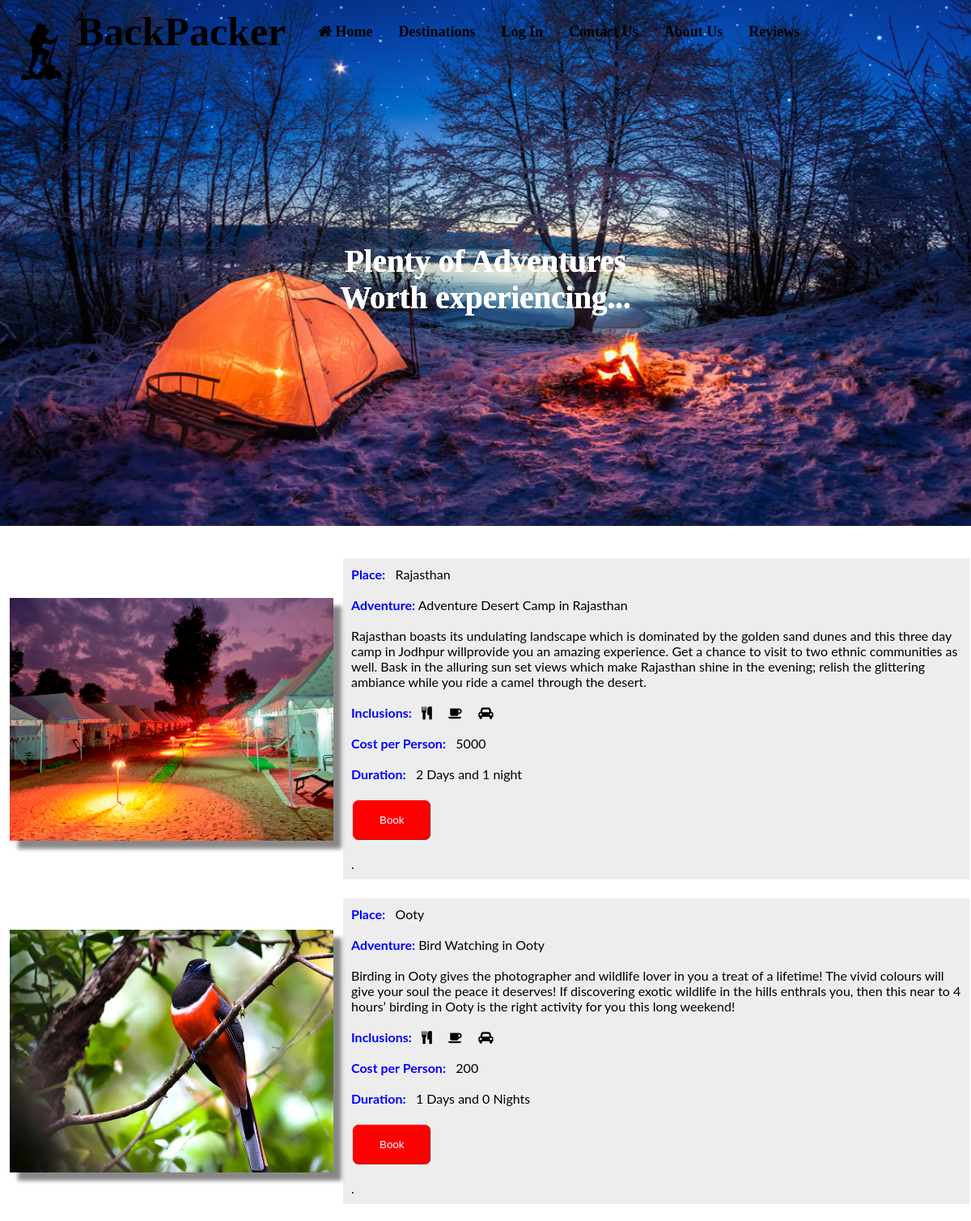
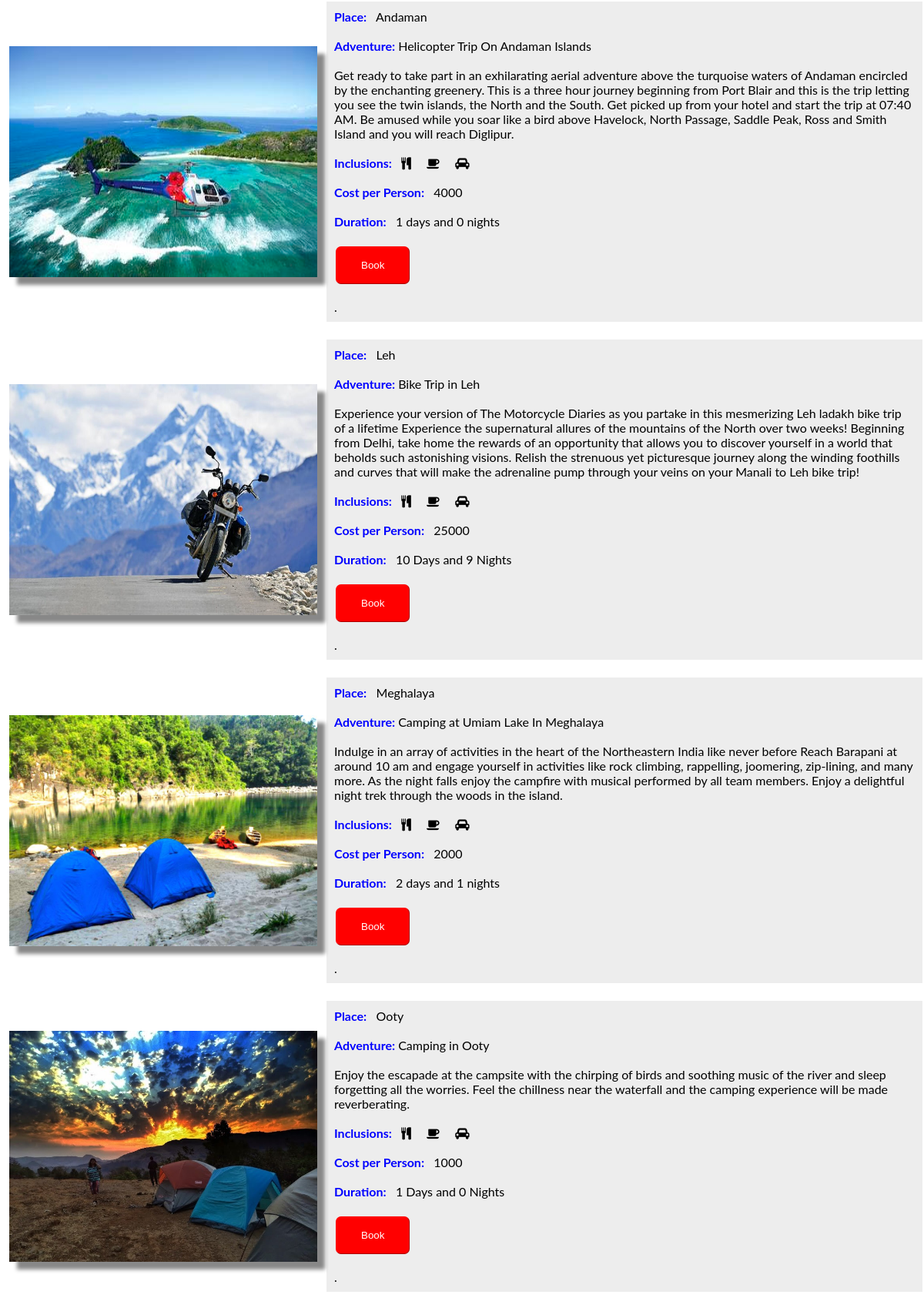
Screenshot of /search.php (upper part) with the database file from the repository (2 pictures, top to bottom).
### tables this page shows
CREATE TABLE `places` (
  `aname` varchar(50) NOT NULL,
  `place` varchar(50) NOT NULL,
  `description` varchar(900) NOT NULL,
  `availability` int(11) NOT NULL,
  `type` varchar(5) NOT NULL,
  `picid` varchar(20) NOT NULL,
  `duration` varchar(20) NOT NULL,
  `cost` int(11) NOT NULL
);

### search.php (the view, shortened to what this page needs)
<html>
<head>
<link rel="stylesheet" type="text/css" href="custom.css">
<link rel="stylesheet" href="http://maxcdn.bootstrapcdn.com/font-awesome/4.2.0/css/font-awesome.min.css">
<link href="css/style.css" rel="stylesheet" type="text/css" media="all"/>
<link href="css/animate.css" rel="stylesheet" type="text/css" media="all">
</head>
<body>
<div class="container">
 <div class="w3-content w3-section" style="max-width:100%">
	    <img class="mySlides w3-animate-fading" src="camp.png" style="width:100%; height:650px"> <h2>Plenty of Adventures<br />Worth experiencing...</h2>
		<img class="mySlides w3-animate-fading" src="scuba.png" style="width:100%; height:650px"> <h2>Plenty of Adventures<br />Worth experiencing...</h2>
		<img class="mySlides w3-animate-fading" src="balloon.png" style="width:100%; height:650px"><h2>Plenty of Adventures<br />Worth experiencing...</h2>
		<img class="mySlides w3-animate-fading" src="rafting.png" style="width:100%; height:650px"> <h2>Plenty of Adventures<br />Worth experiencing...</h2>
  </div>
<div style="font-family:'Times New Roman', Times, serif;font-weight:bold">
<div class="top-left">
    <div id="heading">
		<ul>
		    <li><a href="home.html"><img src="logo.png" alt="BackPacker" align="left" style="width:50px;height:70px;"></a> </li>
			<h5 style="font-size: 18px;"><li><strong style="color:black; font-size:50px;">BackPacker &nbsp;</strong></li>
			<li><a href="home.html"><i class="fa fa-home"></i>&nbsp;Home</a></li>
			<li><a href="des.php">Destinations</a></li>
			<li><a href="login.html">Log In</a></li>
			<li><a href="contactus.html">Contact Us</a></li>
			<li><a href="aboutus.html">About Us</a></li>
			<li><a href="#reviews">Reviews</a></li>
			</h5>
		</ul>
    </div>
</div>
</div>
	<br><br>
	<center>
	<div id="phpp">
<?php
	$servername = "localhost";
	$username = "root";
	$password = "";
	$dbname = "back";
	$conn = new  mysqli($servername, $username, $password, $dbname);
$a=$_POST['s'];
$sql=" SELECT * FROM places WHERE place like '%".$a."%'";
$result = $conn->query($sql);
if ($result->num_rows > 0)
{
   while($row = $result->fetch_assoc())
  {
	echo "<table cellpadding=10>";
	$image=$row["picid"];
	echo "<tr><td><img id=img1 src=".$image."></td>";
    echo "<td id=gray><span style=font-weight:bold;color:#0000FF;>Place:</span> &nbsp; " . $row["place"]. "<br><br><span style=font-weight:bold;color:#0000FF;>Adventure:</span> " . $row["aname"] . "<br><br>";
	echo $row["description"]."<br><br>";
	echo "<span style=font-weight:bold;color:#0000FF;>Inclusions:</span> &nbsp; <i class='fa fa-cutlery' aria-hidden='true'></i> &emsp; <i class='fa fa-coffee' aria-hidden='true'></i> &emsp; <i class='fa fa-car' aria-hidden='true'></i><br><br>";
	echo "<span style=font-weight:bold;color:#0000FF;>Cost per Person:</span> &nbsp; ".$row["cost"]."<br><br>";
	echo "<span style=font-weight:bold;color:#0000FF;>Duration:</span> &nbsp; ".$row["duration"] ."<br><br>";
	echo"<form action=book.php method=get><input type=submit value=Book></input></form>. </td></tr>";
	echo "</table><br>";
  }
}
else
{
	echo "Sorry,no activities available in the region....";
}
?>
</body>
</html>

### custom.css (style rules this page uses)
body { width: 100%; height: 100%; font-family: "Times New Roman", Times, serif; }
.container { width: 100%; position: relative; text-align: center; }
.top-left { position: absolute; width: 100%; top: 0; left: 0; }
li a { display: block; color: black; padding: 19px 16px; text-decoration: none; }
li { float: left; }
input[type=submit] { background-color: red; border-color: red; border-width:1px; border-radius:7px; color: white; padding: 16px 32px; text-decoration: none; margin: 4px 2px; cursor: pointer; transition: .5s ease; }

### css/style.css (style rules this page uses)
body { margin:0; padding:0; font-family: 'Lato', sans-serif; -webkit-appearance:none; }
body a { transition:0.5s all; -webkit-transition:0.5s all; -moz-transition:0.5s all; -o-transition:0.5s all; -ms-transition:0.5s all; }
h1,h2,h3,h4,h5,h6 { margin:0; }
ul { margin:0; padding:0; }
.container:after { content: "\0020"; display: block; height: 0; clear: both; visibility: hidden; }

### search.php (style rules this page uses)
ul { width: 100%; list-style-type: none; position: relative; top: 0px; margin: 0; padding: 10px; overflow: hidden; background: rgba(255,255,255,0.02); font-size: 15px; }
h2 { position: absolute; top: 300px; left: 0; width: 100%; color: white; font-size: 39px; font-family: Copperplate, "Copperplate Gothic Light", fantasy; }
#img1 { width:400px; height:300px; box-shadow: 10px 10px 5px #888888; }
#gray { background-color:#EDEDED; }

### rows the page displays
places: picid (picture), place "Rajasthan", aname "Adventure Desert Camp in Rajasthan", description "Rajasthan boasts its undulating landscape which is dominated by the golden sand dunes and this three day camp in Jodhpur willprovide you an amazing experience. Get a chance to visit to two ethnic communities as well. Bask in the alluring sun set views which make Rajasthan shine in the evening; relish the glittering ambiance while you ride a camel through the desert.", cost "5000", duration "2 Days and 1 night"
places: picid (picture), place "Ooty", aname "Bird Watching in Ooty", description "Birding in Ooty gives the photographer and wildlife lover in you a treat of a lifetime! The vivid colours will give your soul the peace it deserves! If discovering exotic wildlife in the hills enthrals you, then this near to 4 hours’ birding in Ooty is the right activity for you this long weekend!", cost "200", duration "1 Days and 0 Nights"
places: picid (picture), place "Andaman", aname "Helicopter Trip On Andaman Islands", description "Get ready to take part in an exhilarating aerial adventure above the turquoise waters of Andaman encircled by the enchanting greenery. This is a three hour journey beginning from Port Blair and this is the trip letting you see the twin islands, the North and the South. Get picked up from your hotel and start the trip at 07:40 AM. Be amused while you soar like a bird above Havelock, North Passage, Saddle Peak, Ross and Smith Island and you will reach Diglipur.", cost "4000", duration "1 days and 0 nights"
places: picid (picture), place "Leh", aname "Bike Trip in Leh", description "Experience your version of The Motorcycle Diaries as you partake in this mesmerizing Leh ladakh bike trip of a lifetime Experience the supernatural allures of the mountains of the North over two weeks! Beginning from Delhi, take home the rewards of an opportunity that allows you to discover yourself in a world that beholds such astonishing visions. Relish the strenuous yet picturesque journey along the winding foothills and curves that will make the adrenaline pump through your veins on your Manali to Leh bike trip!", cost "25000", duration "10 Days and 9 Nights"
places: picid (picture), place "Meghalaya", aname "Camping at Umiam Lake In Meghalaya", description "Indulge in an array of activities in the heart of the Northeastern India like never before Reach Barapani at around 10 am and engage yourself in activities like rock climbing, rappelling, joomering, zip-lining, and many more. As the night falls enjoy the campfire with musical performed by all team members. Enjoy a delightful night trek through the woods in the island.", cost "2000", duration "2 days and 1 nights"
places: picid (picture), place "Ooty", aname "Camping in Ooty", description "Enjoy the escapade at the campsite with the chirping of birds and soothing music of the river and sleep forgetting all the worries. Feel the chillness near the waterfall and the camping experience will be made reverberating.", cost "1000", duration "1 Days and 0 Nights"
